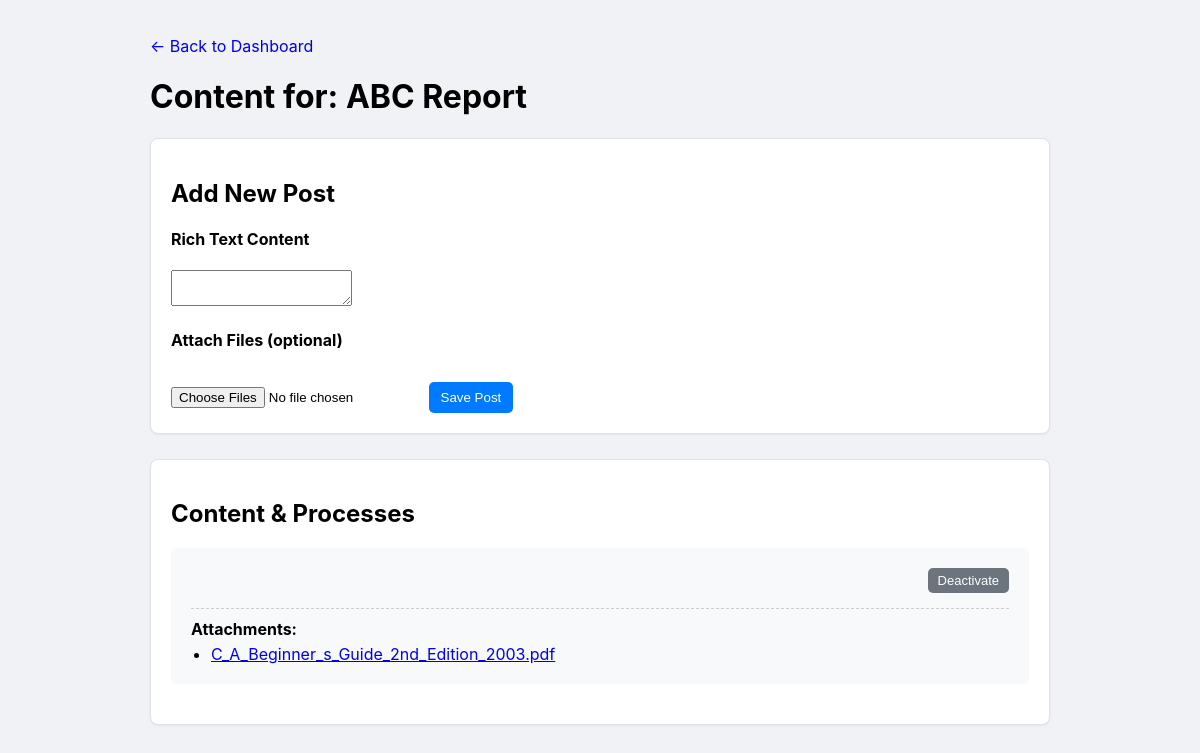
Screenshot of /department/Finance/menu/4 (signed in) with the database file from the repository.
### database.py (models this page shows)
class Menu(db.Model):
    __tablename__ = 'menu'
    id = db.Column(db.Integer, primary_key=True)
    name = db.Column(db.String(150), nullable=False)
    active = db.Column(db.Boolean, default=True, nullable=False)
    parent_id = db.Column(db.Integer, db.ForeignKey('menu.id'))
    department_id = db.Column(db.Integer, db.ForeignKey('department.id'), nullable=False)
    department = relationship("Department", back_populates="menus")
    parent = relationship('Menu', remote_side=[id], back_populates='children')
    children = relationship('Menu', back_populates='parent', cascade="all, delete-orphan")
    posts = relationship("Post", back_populates="menu", cascade="all, delete-orphan")

class Post(db.Model):
    id = db.Column(db.Integer, primary_key=True)
    active = db.Column(db.Boolean, default=True, nullable=False)
    rich_content = db.Column(db.Text, nullable=True)
    scraped_file_content = db.Column(db.Text, nullable=True)
    menu_id = db.Column(db.Integer, db.ForeignKey('menu.id'), nullable=False)
    menu = relationship("Menu", back_populates="posts")
    attachments = relationship("FileAttachment", back_populates="post", cascade="all, delete-orphan")

class FileAttachment(db.Model):
    id = db.Column(db.Integer, primary_key=True)
    filename = db.Column(db.String(255), nullable=False)
    post_id = db.Column(db.Integer, db.ForeignKey('post.id'), nullable=False)
    post = relationship("Post", back_populates="attachments")

### app.py (the view, shortened to what this page needs)
@app.route('/department/<string:department_name>/menu/<int:menu_id>', methods=['GET', 'POST'])
def menu_content_page(department_name, menu_id):
    user, is_super_admin = get_current_user_and_permissions()
    if not user: return redirect(url_for('login'))
    menu = db.session.get(Menu, menu_id)
    if not menu:
        flash("Menu not found.", "danger"); return redirect(url_for('department_dashboard', department_name=department_name))
    can_edit = can_user_edit_department(user, menu.department, is_super_admin)
    if not menu.active and not can_edit:
        flash('This menu is inactive and cannot be viewed.', 'danger'); return redirect(url_for('department_dashboard', department_name=department_name))
    return render_template('menu_content.html', menu=menu, can_edit=can_edit, user=user)

### app.py (called while the page is built)
def get_current_user_and_permissions():
    if 'user_id' not in session: return None, False
    user = db.session.get(User, session['user_id'])
    is_super_admin = user.role == 'superadmin' if user else False
    return user, is_super_admin

def can_user_edit_department(user, department, is_super_admin):
    if not user: return False
    return is_super_admin or (user.role == 'admin' and department and user.department_id == department.id)

### templates/menu_content.html (shortened to what this page needs)
<!DOCTYPE html>
<html lang="en">
<head>
</head>
<body>
    <div class="main-content">
        <p><a href="{{ url_for('department_dashboard', department_name=menu.department.name) }}" style="text-decoration: none;">← Back to Dashboard</a></p>
        <h1>Content for: {{ menu.name }}</h1>
        {% if can_edit %}
        <div class="container">
            <h2>Add New Post</h2>
            <form method="post" enctype="multipart/form-data">
                <h4>Rich Text Content</h4>
                <textarea id="rich-text-editor" name="content"></textarea>
                <h4 style="margin-top: 20px;">Attach Files (optional)</h4>
                <input type="file" name="files[]" multiple>
                <button type="submit" style="margin-top: 10px; background-color:#007bff;">Save Post</button>
            </form>
        </div>
        {% endif %}
        <div class="container">
            <h2>Content & Processes</h2>
            <ul>
                {% for post in menu.posts|sort(attribute='id', reverse=True) %}
                  {% if post.active or can_edit %}
                    <li id="post-{{ post.id }}" class="post-item {% if not post.active %}inactive{% endif %}">
                        {% if can_edit %}
                        <div class="actions">
                            <form method="post" action="{{ url_for('toggle_post_status', post_id=post.id) }}"><button type="submit" class="button-sm" style="background-color:#6c757d;">{{'Deactivate' if post.active else 'Activate'}}</button></form>
                        </div>
                        {% endif %}
                        {% if post.attachments %}
                        <div class="post-attachments" style="margin-top: 15px; padding-top: 10px; border-top: 1px dashed #ccc;">
                            <strong>Attachments:</strong>
                            <ul>
                                {% for attachment in post.attachments %}
                                    <li><a href="{{ url_for('download_file', file_id=attachment.id) }}">{{ attachment.filename }}</a></li>
                                {% endfor %}
                            </ul>
                        </div>
                        {% endif %}
                    </li>
                  {% endif %}
                {% else %}
                  <li>No content has been added for this menu yet.</li>
                {% endfor %}
            </ul>
        </div>
    </div>
</body>
</html>

### templates/menu_content.html (style rules this page uses)
body { font-family: -apple-system, BlinkMacSystemFont, "Segoe UI", Roboto, "Helvetica Neue", Arial, sans-serif; background-color: #f0f2f5; margin: 0; padding: 20px; }
.main-content { max-width: 900px; margin: auto; }
.container { border: 1px solid #dee2e6; padding: 20px; margin-bottom: 25px; border-radius: 8px; background: white; box-shadow: 0 1px 3px rgba(0,0,0,0.05); }
.post-item { list-style: none; margin-bottom: 20px; padding: 20px; background: #f8f9fa; border-radius: 5px; }
.post-attachments ul { list-style-type: disc; padding-left: 20px; margin-top: 5px; }
.actions { display: flex; gap: 8px; align-items: center; justify-content: flex-end; }
ul { padding: 0; }
button, .button-sm { padding: 8px 12px; border:none; border-radius:5px; color:white; cursor:pointer; text-decoration: none; display:inline-block; }
.button-sm { font-size: 13px; padding: 5px 10px; }

### rows the page displays
Menu: name "ABC Report"
Post: active "Deactivate"
FileAttachment: filename "C_A_Beginner_s_Guide_2nd_Edition_2003.pdf"
